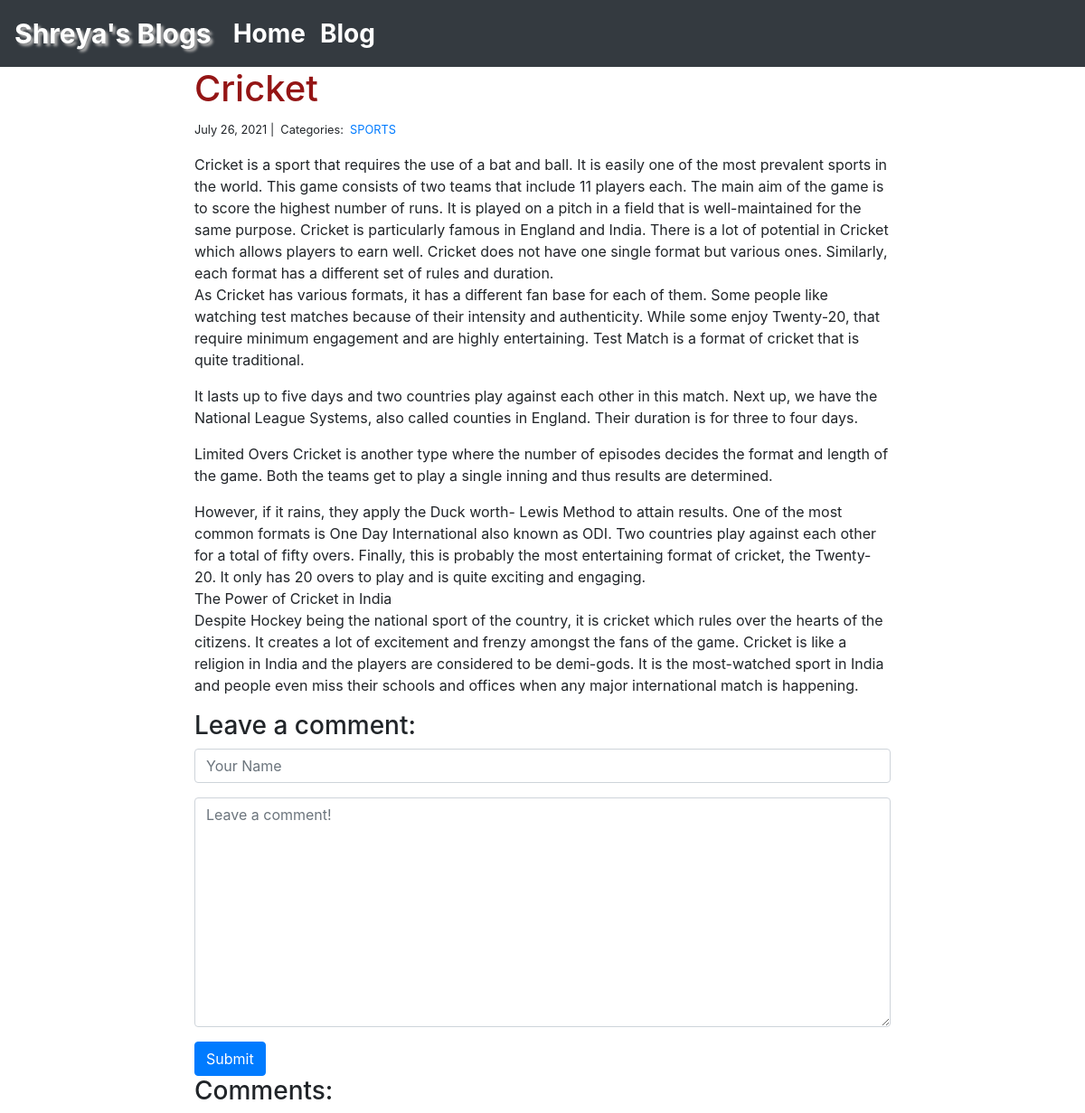
Page /blog/1/ on the committed database.
### blog/models.py (models this page shows)
class Post(models.Model):
    title = models.CharField(max_length=255)
    body = models.TextField()
    created_on = models.DateTimeField(auto_now_add=True)
    last_modified = models.DateTimeField(auto_now=True)
    categories = models.ManyToManyField('Category', related_name='posts')

class Category(models.Model):
    name = models.CharField(max_length=20)

### blog/views.py (the view, shortened to what this page needs)
# urls.py: path("<int:pk>/", views.blog_detail, name="blog_detail"),
def blog_detail(request, pk):
    post = Post.objects.get(pk=pk)
    form = CommentForm()
    comments = Comment.objects.filter(post=post)
    context = {
        "post": post,
        "comments": comments,
         "form": form,
    }
    return render(request, "blog_detail.html", context)

### blog/forms.py
class CommentForm(forms.Form):
    author = forms.CharField(
        max_length=60,
        widget=forms.TextInput(attrs={
            "class": "form-control",
            "placeholder": "Your Name"
        })
    )
    body = forms.CharField(widget=forms.Textarea(
        attrs={
            "class": "form-control",
            "placeholder": "Leave a comment!"
        })
    )

### blog/templates/blog_detail.html (shortened to what this page needs)
{% extends "base.html" %}
{% block body %}
<div class="col-md-8 offset-md-2">
    <h1 style= "color:rgb(148, 21, 21)">{{ post.title }}</h1>
    <small>
        {{ post.created_on.date }} |&nbsp;
        Categories:&nbsp;
        {% for category in post.categories.all %}
        <a href="{% url 'blog_category' category.name %}">
            {{ category.name }}
        </a>&nbsp;
        {% endfor %}
    </small>
    <p>{{ post.body | linebreaks }}</p>
    <h3>Leave a comment:</h3>
    <form action="/blog/{{ post.pk }}/" method="post">
        <div class="form-group">
            {{ form.author }}
        </div>
        <div class="form-group">
            {{ form.body }}
        </div>
        <button type="submit" class="btn btn-primary">Submit</button>
    </form>
    <h3>Comments:</h3>
</div>
{% endblock body %}

### rows in the picture
Post: title "Cricket", created_on "July 26, 2021", body "Cricket is a sport that requires the use of a bat and ball. It is easily one of the most prevalent sports in the world. This game consists of two teams that include 11 players each. The main aim of the game is to score the highest number of runs. It is played on a pitch in a field that is well-maintained for the same purpose. Cricket is particularly famous in England and India. There is a lot of potential in Cricket which allows players to earn well. Cricket does not have one single format but various ones. Similarly, each format has a different set of rules and duration. As Cricket has various formats, it has a different fan base for each of them. Some people like watching test matches…"
Category: name "SPORTS"
